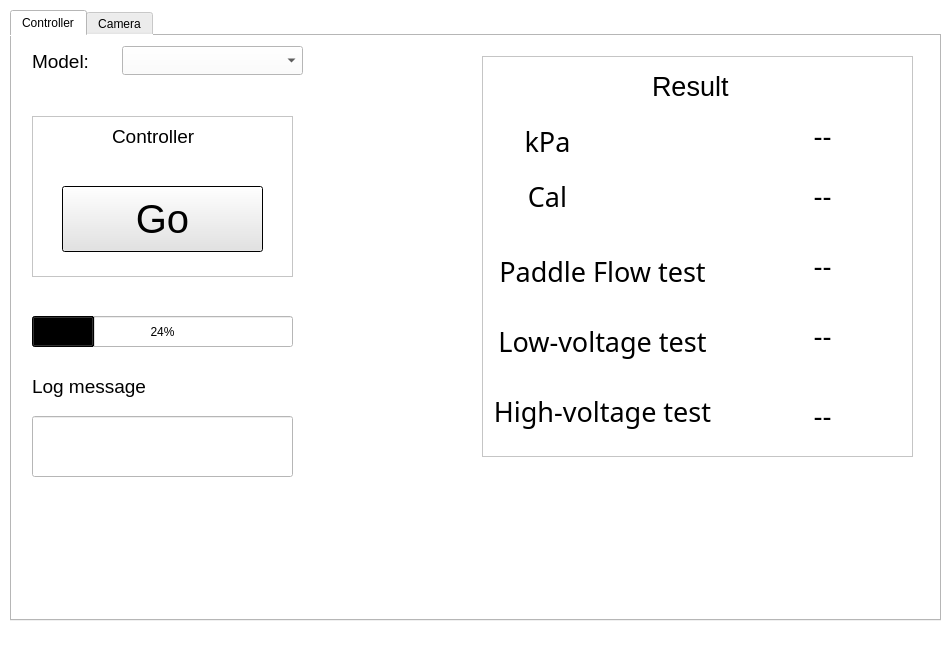
<?xml version="1.0" encoding="UTF-8"?>
<ui version="4.0">
 <class>MainWindow</class>
 <widget class="QMainWindow" name="MainWindow">
  <property name="geometry">
   <rect>
    <x>0</x>
    <y>0</y>
    <width>951</width>
    <height>657</height>
   </rect>
  </property>
  <property name="sizePolicy">
   <sizepolicy hsizetype="Fixed" vsizetype="Fixed">
    <horstretch>0</horstretch>
    <verstretch>0</verstretch>
   </sizepolicy>
  </property>
  <property name="cursor">
   <cursorShape>ArrowCursor</cursorShape>
  </property>
  <property name="mouseTracking">
   <bool>false</bool>
  </property>
  <property name="windowTitle">
   <string>Automated Calibration System GUI</string>
  </property>
  <property name="windowOpacity">
   <double>1.000000000000000</double>
  </property>
  <property name="autoFillBackground">
   <bool>false</bool>
  </property>
  <property name="styleSheet">
   <string notr="true">background-color: rgb(255, 255, 255);
</string>
  </property>
  <property name="iconSize">
   <size>
    <width>40</width>
    <height>40</height>
   </size>
  </property>
  <property name="tabShape">
   <enum>QTabWidget::Rounded</enum>
  </property>
  <widget class="QWidget" name="centralwidget">
   <property name="cursor">
    <cursorShape>BlankCursor</cursorShape>
   </property>
   <property name="styleSheet">
    <string notr="true">selection-background-color: qlineargradient(spread:pad, x1:0, y1:0, x2:1, y2:0, stop:0 rgba(85, 87, 83, 255), stop:1 rgba(255, 255, 255, 255));</string>
   </property>
   <widget class="QTabWidget" name="tabWidget">
    <property name="enabled">
     <bool>true</bool>
    </property>
    <property name="geometry">
     <rect>
      <x>10</x>
      <y>10</y>
      <width>931</width>
      <height>611</height>
     </rect>
    </property>
    <property name="sizePolicy">
     <sizepolicy hsizetype="Expanding" vsizetype="Expanding">
      <horstretch>0</horstretch>
      <verstretch>0</verstretch>
     </sizepolicy>
    </property>
    <property name="font">
     <font>
      <family>Ubuntu</family>
      <italic>false</italic>
     </font>
    </property>
    <property name="cursor">
     <cursorShape>ArrowCursor</cursorShape>
    </property>
    <property name="autoFillBackground">
     <bool>false</bool>
    </property>
    <property name="styleSheet">
     <string notr="true">background-color: rgb(255, 255, 255);</string>
    </property>
    <property name="currentIndex">
     <number>0</number>
    </property>
    <widget class="QWidget" name="tab_3">
     <attribute name="title">
      <string>Controller</string>
     </attribute>
     <widget class="QLabel" name="Model">
      <property name="geometry">
       <rect>
        <x>20</x>
        <y>10</y>
        <width>81</width>
        <height>31</height>
       </rect>
      </property>
      <property name="font">
       <font>
        <pointsize>14</pointsize>
       </font>
      </property>
      <property name="text">
       <string>Model:</string>
      </property>
     </widget>
     <widget class="QComboBox" name="modelList">
      <property name="geometry">
       <rect>
        <x>110</x>
        <y>10</y>
        <width>181</width>
        <height>29</height>
       </rect>
      </property>
      <property name="currentText">
       <string/>
      </property>
      <property name="currentIndex">
       <number>-1</number>
      </property>
     </widget>
     <widget class="QLabel" name="calLabel">
      <property name="geometry">
       <rect>
        <x>480</x>
        <y>140</y>
        <width>111</width>
        <height>41</height>
       </rect>
      </property>
      <property name="font">
       <font>
        <family>Ubuntu Condensed</family>
        <pointsize>20</pointsize>
        <weight>50</weight>
        <bold>false</bold>
       </font>
      </property>
      <property name="styleSheet">
       <string notr="true">background-color: rgb(255, 255, 255);</string>
      </property>
      <property name="frameShape">
       <enum>QFrame::NoFrame</enum>
      </property>
      <property name="frameShadow">
       <enum>QFrame::Plain</enum>
      </property>
      <property name="lineWidth">
       <number>2</number>
      </property>
      <property name="text">
       <string>Cal</string>
      </property>
      <property name="alignment">
       <set>Qt::AlignCenter</set>
      </property>
     </widget>
     <widget class="QLabel" name="kpaLabel">
      <property name="geometry">
       <rect>
        <x>480</x>
        <y>80</y>
        <width>111</width>
        <height>51</height>
       </rect>
      </property>
      <property name="font">
       <font>
        <family>Ubuntu Condensed</family>
        <pointsize>20</pointsize>
        <weight>50</weight>
        <bold>false</bold>
       </font>
      </property>
      <property name="styleSheet">
       <string notr="true">background-color: rgb(255, 255, 255);</string>
      </property>
      <property name="frameShape">
       <enum>QFrame::NoFrame</enum>
      </property>
      <property name="frameShadow">
       <enum>QFrame::Plain</enum>
      </property>
      <property name="lineWidth">
       <number>2</number>
      </property>
      <property name="text">
       <string>kPa</string>
      </property>
      <property name="scaledContents">
       <bool>false</bool>
      </property>
      <property name="alignment">
       <set>Qt::AlignCenter</set>
      </property>
     </widget>
     <widget class="QPushButton" name="startButton">
      <property name="geometry">
       <rect>
        <x>50</x>
        <y>150</y>
        <width>201</width>
        <height>66</height>
       </rect>
      </property>
      <property name="font">
       <font>
        <pointsize>30</pointsize>
       </font>
      </property>
      <property name="cursor">
       <cursorShape>PointingHandCursor</cursorShape>
      </property>
      <property name="layoutDirection">
       <enum>Qt::LeftToRight</enum>
      </property>
      <property name="autoFillBackground">
       <bool>false</bool>
      </property>
      <property name="styleSheet">
       <string notr="true">background-color: rgb(255, 255, 255);</string>
      </property>
      <property name="text">
       <string>Go</string>
      </property>
      <property name="default">
       <bool>true</bool>
      </property>
      <property name="flat">
       <bool>false</bool>
      </property>
     </widget>
     <widget class="QTextBrowser" name="resultFrame">
      <property name="geometry">
       <rect>
        <x>470</x>
        <y>20</y>
        <width>431</width>
        <height>401</height>
       </rect>
      </property>
     </widget>
     <widget class="QLabel" name="Result">
      <property name="geometry">
       <rect>
        <x>640</x>
        <y>30</y>
        <width>101</width>
        <height>41</height>
       </rect>
      </property>
      <property name="font">
       <font>
        <pointsize>20</pointsize>
       </font>
      </property>
      <property name="text">
       <string>Result</string>
      </property>
     </widget>
     <widget class="QLabel" name="lowVoltageTestlabel">
      <property name="geometry">
       <rect>
        <x>480</x>
        <y>280</y>
        <width>221</width>
        <height>51</height>
       </rect>
      </property>
      <property name="font">
       <font>
        <family>Ubuntu Condensed</family>
        <pointsize>20</pointsize>
        <weight>50</weight>
        <bold>false</bold>
       </font>
      </property>
      <property name="styleSheet">
       <string notr="true">background-color: rgb(255, 255, 255);</string>
      </property>
      <property name="frameShape">
       <enum>QFrame::NoFrame</enum>
      </property>
      <property name="frameShadow">
       <enum>QFrame::Plain</enum>
      </property>
      <property name="lineWidth">
       <number>2</number>
      </property>
      <property name="text">
       <string>Low-voltage test</string>
      </property>
      <property name="scaledContents">
       <bool>false</bool>
      </property>
      <property name="alignment">
       <set>Qt::AlignCenter</set>
      </property>
     </widget>
     <widget class="QLabel" name="HighVoltageTestlabel">
      <property name="geometry">
       <rect>
        <x>480</x>
        <y>350</y>
        <width>221</width>
        <height>51</height>
       </rect>
      </property>
      <property name="font">
       <font>
        <family>Ubuntu Condensed</family>
        <pointsize>20</pointsize>
        <weight>50</weight>
        <bold>false</bold>
       </font>
      </property>
      <property name="styleSheet">
       <string notr="true">background-color: rgb(255, 255, 255);</string>
      </property>
      <property name="frameShape">
       <enum>QFrame::NoFrame</enum>
      </property>
      <property name="frameShadow">
       <enum>QFrame::Plain</enum>
      </property>
      <property name="lineWidth">
       <number>2</number>
      </property>
      <property name="text">
       <string>High-voltage test</string>
      </property>
      <property name="scaledContents">
       <bool>false</bool>
      </property>
      <property name="alignment">
       <set>Qt::AlignCenter</set>
      </property>
     </widget>
     <widget class="QTextBrowser" name="controllerFrame">
      <property name="geometry">
       <rect>
        <x>20</x>
        <y>80</y>
        <width>261</width>
        <height>161</height>
       </rect>
      </property>
     </widget>
     <widget class="QLabel" name="Controller">
      <property name="geometry">
       <rect>
        <x>100</x>
        <y>90</y>
        <width>121</width>
        <height>21</height>
       </rect>
      </property>
      <property name="font">
       <font>
        <pointsize>14</pointsize>
       </font>
      </property>
      <property name="text">
       <string>Controller</string>
      </property>
     </widget>
     <widget class="QLabel" name="kpaNumber">
      <property name="geometry">
       <rect>
        <x>740</x>
        <y>80</y>
        <width>141</width>
        <height>41</height>
       </rect>
      </property>
      <property name="font">
       <font>
        <pointsize>20</pointsize>
       </font>
      </property>
      <property name="text">
       <string>--</string>
      </property>
      <property name="alignment">
       <set>Qt::AlignCenter</set>
      </property>
     </widget>
     <widget class="QLabel" name="calNumber">
      <property name="geometry">
       <rect>
        <x>740</x>
        <y>140</y>
        <width>141</width>
        <height>41</height>
       </rect>
      </property>
      <property name="font">
       <font>
        <pointsize>20</pointsize>
       </font>
      </property>
      <property name="text">
       <string>--</string>
      </property>
      <property name="alignment">
       <set>Qt::AlignCenter</set>
      </property>
     </widget>
     <widget class="QLabel" name="lowVoltageTestResult">
      <property name="geometry">
       <rect>
        <x>740</x>
        <y>280</y>
        <width>141</width>
        <height>41</height>
       </rect>
      </property>
      <property name="font">
       <font>
        <pointsize>20</pointsize>
       </font>
      </property>
      <property name="text">
       <string>--</string>
      </property>
      <property name="alignment">
       <set>Qt::AlignCenter</set>
      </property>
     </widget>
     <widget class="QLabel" name="highVoltageTestResult">
      <property name="geometry">
       <rect>
        <x>740</x>
        <y>360</y>
        <width>141</width>
        <height>41</height>
       </rect>
      </property>
      <property name="font">
       <font>
        <pointsize>20</pointsize>
       </font>
      </property>
      <property name="text">
       <string>--</string>
      </property>
      <property name="alignment">
       <set>Qt::AlignCenter</set>
      </property>
     </widget>
     <widget class="QProgressBar" name="progressBar">
      <property name="geometry">
       <rect>
        <x>20</x>
        <y>280</y>
        <width>261</width>
        <height>31</height>
       </rect>
      </property>
      <property name="cursor">
       <cursorShape>ArrowCursor</cursorShape>
      </property>
      <property name="autoFillBackground">
       <bool>false</bool>
      </property>
      <property name="styleSheet">
       <string notr="true">color: rgb(0, 0, 0);</string>
      </property>
      <property name="value">
       <number>24</number>
      </property>
     </widget>
     <widget class="QLabel" name="paddleFlowTestlabel">
      <property name="geometry">
       <rect>
        <x>480</x>
        <y>210</y>
        <width>221</width>
        <height>51</height>
       </rect>
      </property>
      <property name="font">
       <font>
        <family>Ubuntu Condensed</family>
        <pointsize>20</pointsize>
        <weight>50</weight>
        <bold>false</bold>
       </font>
      </property>
      <property name="styleSheet">
       <string notr="true">background-color: rgb(255, 255, 255);</string>
      </property>
      <property name="frameShape">
       <enum>QFrame::NoFrame</enum>
      </property>
      <property name="frameShadow">
       <enum>QFrame::Plain</enum>
      </property>
      <property name="lineWidth">
       <number>2</number>
      </property>
      <property name="text">
       <string>Paddle Flow test</string>
      </property>
      <property name="alignment">
       <set>Qt::AlignCenter</set>
      </property>
     </widget>
     <widget class="QLabel" name="paddleFlowTestResult">
      <property name="geometry">
       <rect>
        <x>740</x>
        <y>210</y>
        <width>141</width>
        <height>41</height>
       </rect>
      </property>
      <property name="font">
       <font>
        <pointsize>20</pointsize>
       </font>
      </property>
      <property name="text">
       <string>--</string>
      </property>
      <property name="alignment">
       <set>Qt::AlignCenter</set>
      </property>
     </widget>
     <widget class="QLineEdit" name="lineEdit">
      <property name="geometry">
       <rect>
        <x>20</x>
        <y>380</y>
        <width>261</width>
        <height>61</height>
       </rect>
      </property>
     </widget>
     <widget class="QLabel" name="label">
      <property name="geometry">
       <rect>
        <x>20</x>
        <y>330</y>
        <width>141</width>
        <height>41</height>
       </rect>
      </property>
      <property name="font">
       <font>
        <pointsize>14</pointsize>
       </font>
      </property>
      <property name="text">
       <string>Log message</string>
      </property>
     </widget>
     <zorder>controllerFrame</zorder>
     <zorder>resultFrame</zorder>
     <zorder>Model</zorder>
     <zorder>modelList</zorder>
     <zorder>calLabel</zorder>
     <zorder>kpaLabel</zorder>
     <zorder>startButton</zorder>
     <zorder>Result</zorder>
     <zorder>lowVoltageTestlabel</zorder>
     <zorder>HighVoltageTestlabel</zorder>
     <zorder>Controller</zorder>
     <zorder>kpaNumber</zorder>
     <zorder>calNumber</zorder>
     <zorder>lowVoltageTestResult</zorder>
     <zorder>highVoltageTestResult</zorder>
     <zorder>progressBar</zorder>
     <zorder>paddleFlowTestlabel</zorder>
     <zorder>paddleFlowTestResult</zorder>
     <zorder>lineEdit</zorder>
     <zorder>label</zorder>
    </widget>
    <widget class="QWidget" name="tab_4">
     <attribute name="title">
      <string>Camera</string>
     </attribute>
     <layout class="QGridLayout" name="gridLayout_4">
      <item row="0" column="0">
       <widget class="QScrollArea" name="scrollArea_2">
        <property name="widgetResizable">
         <bool>true</bool>
        </property>
        <widget class="QWidget" name="scrollAreaWidgetContents_2">
         <property name="geometry">
          <rect>
           <x>0</x>
           <y>0</y>
           <width>276</width>
           <height>80</height>
          </rect>
         </property>
         <layout class="QGridLayout" name="gridLayout_5">
          <item row="3" column="1">
           <widget class="QPushButton" name="closeButton">
            <property name="styleSheet">
             <string notr="true">background-color: rgb(239, 41, 41);</string>
            </property>
            <property name="text">
             <string>Close</string>
            </property>
            <property name="default">
             <bool>true</bool>
            </property>
           </widget>
          </item>
          <item row="3" column="0">
           <widget class="QPushButton" name="viewButton">
            <property name="styleSheet">
             <string notr="true">background-color: rgb(173, 127, 168);</string>
            </property>
            <property name="text">
             <string>View</string>
            </property>
            <property name="default">
             <bool>true</bool>
            </property>
           </widget>
          </item>
          <item row="3" column="2">
           <widget class="QPushButton" name="Snap">
            <property name="text">
             <string>Snap</string>
            </property>
           </widget>
          </item>
          <item row="0" column="0" colspan="3">
           <widget class="QLabel" name="webcamFrame">
            <property name="text">
             <string/>
            </property>
           </widget>
          </item>
         </layout>
        </widget>
       </widget>
      </item>
     </layout>
    </widget>
   </widget>
  </widget>
  <widget class="QMenuBar" name="menubar">
   <property name="geometry">
    <rect>
     <x>0</x>
     <y>0</y>
     <width>951</width>
     <height>26</height>
    </rect>
   </property>
   <property name="styleSheet">
    <string notr="true"/>
   </property>
  </widget>
  <widget class="QStatusBar" name="statusbar"/>
 </widget>
 <resources/>
 <connections/>
</ui>
